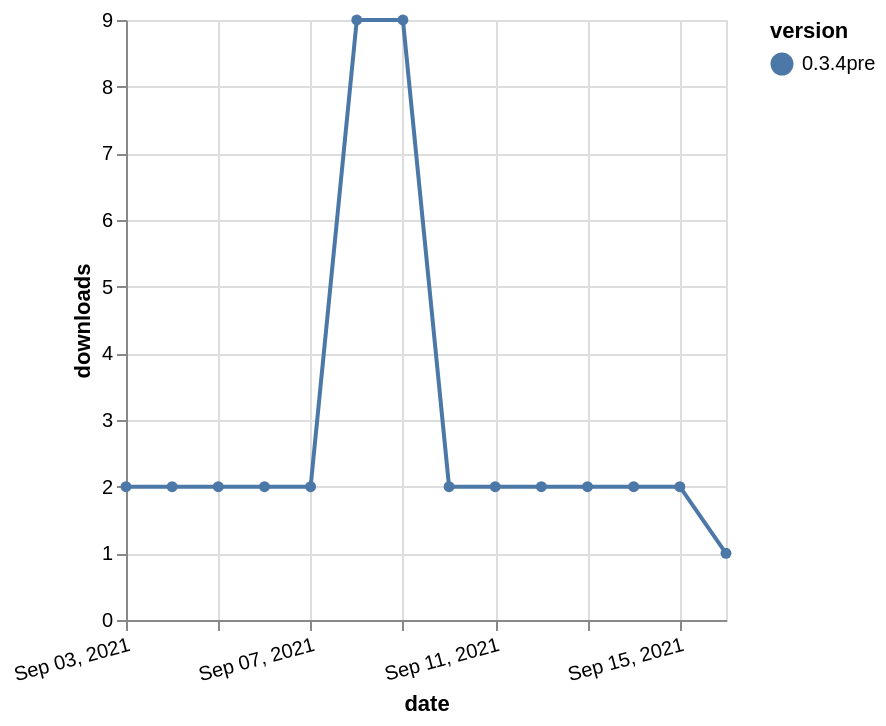

Write the Vega-Lite specification saved for this chart.
### Vega-Lite specification from a JSON file in a GitHub repository (floating-point values rounded to 4 significant figures)
{"$schema": "https://vega.github.io/schema/vega-lite/v5.json", "description": "A simple bar chart with embedded data.", "data": {"values": [{"date": "2021-09-03", "total": 758, "delta": 2, "version": "0.3.4pre"}, {"date": "2021-09-04", "total": 760, "delta": 2, "version": "0.3.4pre"}, {"date": "2021-09-05", "total": 762, "delta": 2, "version": "0.3.4pre"}, {"date": "2021-09-06", "total": 764, "delta": 2, "version": "0.3.4pre"}, {"date": "2021-09-07", "total": 766, "delta": 2, "version": "0.3.4pre"}, {"date": "2021-09-08", "total": 775, "delta": 9, "version": "0.3.4pre"}, {"date": "2021-09-09", "total": 784, "delta": 9, "version": "0.3.4pre"}, {"date": "2021-09-10", "total": 786, "delta": 2, "version": "0.3.4pre"}, {"date": "2021-09-11", "total": 788, "delta": 2, "version": "0.3.4pre"}, {"date": "2021-09-12", "total": 790, "delta": 2, "version": "0.3.4pre"}, {"date": "2021-09-13", "total": 792, "delta": 2, "version": "0.3.4pre"}, {"date": "2021-09-14", "total": 794, "delta": 2, "version": "0.3.4pre"}, {"date": "2021-09-15", "total": 796, "delta": 2, "version": "0.3.4pre"}, {"date": "2021-09-16", "total": 797, "delta": 1, "version": "0.3.4pre"}]}, "width": "container", "mark": {"type": "line", "point": {"filled": true}}, "encoding": {"x": {"field": "date", "type": "temporal", "timeUnit": "yearmonthdate", "title": "date", "axis": {"labelAngle": -15}}, "y": {"field": "delta", "type": "quantitative", "title": "downloads"}, "color": {"field": "version", "type": "nominal"}, "tooltip": {"field": "delta"}}}
